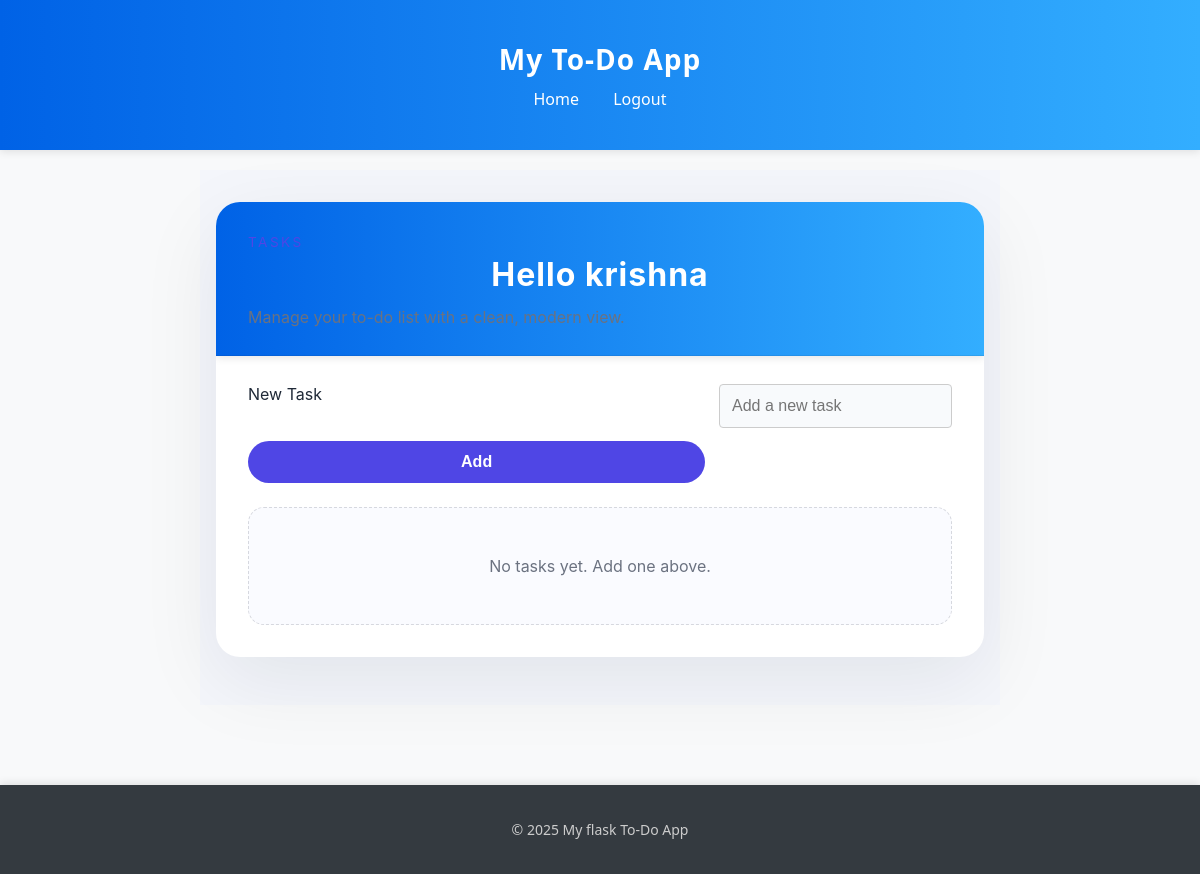
/tasks (signed in), run on an earlier commit of the app's database.
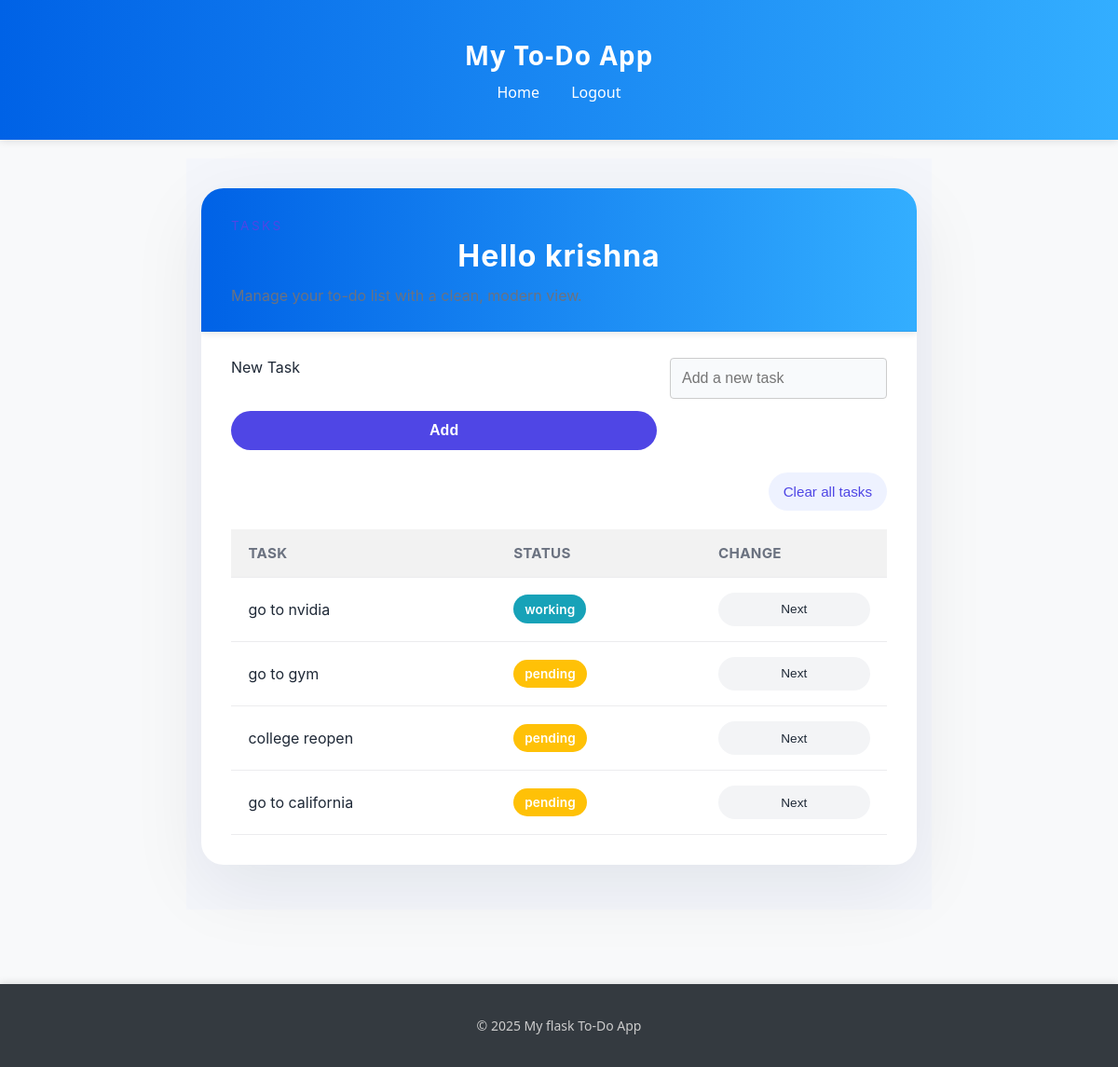
And on a later commit of the database.
### flask_to_do_list/app/models.py (models this page shows, shortened)
class Users(db.Model):
    id = db.Column(
        db.Integer,
        primary_key=True
    )
    username = db.Column(
        db.String(20),
        unique=True,
        nullable=False
    )
    password = db.Column(
        db.String(255),
        nullable=False
    )
    tasks = db.relationship(
        "Task",
        back_populates="user",
        cascade="all, delete"
    )

class Task(db.Model):
    id = db.Column(db.Integer, primary_key=True)
    title = db.Column(
        db.String(100),
        nullable=False
    )
    status = db.Column(
        db.String(20),
        default="pending"
    )
    user_id = db.Column(
        db.Integer,
        db.ForeignKey("users.id")
    )
    user = db.relationship(
        "Users",
        back_populates="tasks"
    )

### flask_to_do_list/app/routes/tasks.py (the view)
@tasks_bp.route('/tasks')
def view_tasks():
    if 'user_id' not in session:
        return redirect(url_for('auth.login'))
    user_id = session['user_id']
    tasks = Task.query.filter_by(user_id=user_id).all()
    if session.get('user_id'):
                passeduser = Users.query.get(session['user_id'])
    return render_template('tasks.html',tasks=tasks,passedusername=passeduser.username)

### flask_to_do_list/app/templates/tasks.html (shortened to what this page needs)
{% extends "base.html" %}
{% block content %}
<main class="page-container">
    <section class="task-panel card">
        <header class="panel-header">
            <div>
                <p class="page-label">Tasks</p>
                <h1 class="page-title">Hello {{ passedusername if passedusername else guest }}</h1>
                <p class="page-subtitle">Manage your to-do list with a clean, modern view.</p>
            </div>
        </header>
        <div class="panel-body">
            <form action="{{ url_for('tasks.add_task') }}" method="post" class="task-form task-form-inline">
                <label class="sr-only" for="task-title">New Task</label>
                <input id="task-title" type="text" name="title" placeholder="Add a new task" required>
                <button type="submit" class="btn btn-primary">Add</button>
            </form>
            {% if tasks %}
            <div class="task-actions">
                <form action="{{ url_for('tasks.clear_tasks') }}" method="post">
                    <button type="submit" class="btn btn-secondary btn-sm">Clear all tasks</button>
                </form>
            </div>
            <div class="task-table-wrap">
                <table class="task-table">
                    <thead>
                        <tr>
                            <th>Task</th>
                            <th>Status</th>
                            <th>Change</th>
                        </tr>
                    </thead>
                    <tbody>
                        {% for task in tasks %}
                        <tr>
                            <td>{{ task.title }}</td>
                            <td>
                                <span class="badge {{ task.status|lower }}">{{ task.status }}</span>
                            </td>
                            <td>
                                <form action="{{ url_for('tasks.toggle_status', task_id=task.id) }}" method="post">
                                    <button type="submit" class="btn btn-tertiary btn-small">Next</button>
                                </form>
                            </td>
                        </tr>
                        {% endfor %}
                    </tbody>
                </table>
            </div>
            {% else %}
            <div class="empty-state">
                <p>No tasks yet. Add one above.</p>
            </div>
            {% endif %}
        </div>
    </section>
</main>
{% endblock %}

### flask_to_do_list/app/templates/base.html (shortened to what this page needs)
<!DOCTYPE html>
<html lang="en">
<head>
    <link rel="stylesheet" href="{{ url_for('static', filename='css/style.css') }}">
</head>
<body>
    <header>
        <div class="container">
            <h1>My To-Do App</h1>
            <nav>
                <a href="/">Home</a>
                {% if 'user_id' in session %}
                <a href="{{ url_for('auth.logout')}}">Logout</a>
                {% else %}
                <a href="{{ url_for('auth.login')}}">Login</a>
                {% endif %}
            </nav>
        </div>
    </header>
        <main class="container">
                {% block content %}
                {% endblock %}
        </main>
    <footer>
        <div class="container">
            <p>&copy; {{2025}} My flask To-Do App</p>
        </div>
    </footer>
</body>
</html>

### flask_to_do_list/app/static/css/style.css (style rules this page uses)
body { margin: 0; font-family: 'Segoe UI', Tahoma, Geneva, Verdana, sans-serif; background: #f8f9fa; }
.container { max-width: 800px; margin: auto; padding: 20px; }
header { background: linear-gradient(to right, #0062E6, #33AeFF); color: white; padding: 20px 0; box-shadow: 0 2px 8px rgba(0, 0, 0, 0.1); }
header h1 { margin: 0; font-size: 28px; text-align: center; letter-spacing: 1px; }
nav { text-align: center; margin-top: 10px; }
nav a { color: white; text-decoration: none; margin: 0 15px; font-weight: 500; transition: color 0.3 ease; }
footer { background-color: #343a40; color: #ccc; padding: 15px 0; text-align: center; font-size: 14px; margin-top: 60px; box-shadow: 0 -2px 8px rgba(0, 0, 0, 0.1); }
footer p { margin: 0; }
.btn { background-color: #007bff; color: white; border: none; padding: 12px; width: 100%; font-size: 16px; border-radius: 4px; cursor: pointer; }
.task-form { display: flex; gap: 10px; margin-bottom: 25px; }
.task-form input[type="text"] { flex: 1; padding: 12px; font-size: 16px; border: 1px solid #ccc; border-radius: 4px; }
.task-form .btn { padding: 12px 20px; font-size: 16px; }
.task-table { width: 100%; border-collapse: collapse; }
.task-table th, .task-table td { text-align: left; padding: 12px; border-bottom: 1px solid #ddd; }
.task-table th { background-color: #f2f2f2; }
.badge { padding: 5px 10px; border-radius: 4px; font-weight: bold; color: white; }
.badge.pending { background-color: #ffc107; }
.badge.working { background-color: #17a2b8; }
.btn-small { font-size: 12px; padding: 6px 12px; border: none; background-color: #6c767d; color: white; border-radius: 4px; cursor: pointer; }

### flask_to_do_list/app/templates/tasks.html (style rules this page uses)
:root { --bg: #f4f6fb; --card: #ffffff; --text: #1f2937; --muted: #6b7280; --primary: #4f46e5; --primary-dark: #4338ca; --border: #d1d5db; --danger: #ef4444; }
.page-container { max-width: 1080px; margin: 0 auto; padding: 2rem 1rem 3rem; font-family: Inter, system-ui, -apple-system, BlinkMacSystemFont, "Segoe UI", sans-serif; color: var(--text); background: var(--bg); }
.task-panel { background: var(--card); box-shadow: 0 24px 80px rgba(15, 23, 42, 0.08); border-radius: 1.5rem; overflow: hidden; }
.panel-header { padding: 2rem 2rem 1.5rem; border-bottom: 1px solid rgba(15, 23, 42, 0.08); }
.page-label { margin: 0 0 0.5rem; font-size: 0.85rem; letter-spacing: 0.18em; text-transform: uppercase; color: var(--primary); }
.page-title { margin: 0; font-size: clamp(2rem, 2.5vw, 3rem); line-height: 1.05; }
.page-subtitle { margin: 0.75rem 0 0; color: var(--muted); max-width: 54ch; line-height: 1.7; }
.panel-body { padding: 1.75rem 2rem 2rem; }
.task-form { display: grid; grid-template-columns: 1fr auto; gap: 0.85rem; margin-bottom: 1.5rem; }
.task-form input { border: 1px solid var(--border); border-radius: 999px; padding: 0.95rem 1.2rem; background: #f8fafc; font-size: 1rem; color: var(--text); outline: none; transition: border-color 0.2s ease, box-shadow 0.2s ease; }
.task-form button { border: none; border-radius: 999px; padding: 0.95rem 1.15rem; cursor: pointer; font-weight: 600; letter-spacing: 0.01em; background: var(--primary); color: white; transition: transform 0.2s ease, background-color 0.2s ease; }
.task-actions { display: flex; justify-content: flex-end; margin-bottom: 1.2rem; }
.task-actions .btn { border-radius: 999px; padding: 0.75rem 1rem; background: #eef2ff; color: var(--primary); border: none; cursor: pointer; }
.task-table-wrap { overflow-x: auto; }
.task-table { width: 100%; border-collapse: collapse; min-width: 560px; background: white; }
.task-table th, .task-table td { padding: 1rem 1.15rem; text-align: left; border-bottom: 1px solid rgba(15, 23, 42, 0.08); }
.task-table th { color: var(--muted); font-size: 0.95rem; letter-spacing: 0.02em; text-transform: uppercase; }
.badge { display: inline-flex; align-items: center; justify-content: center; padding: 0.45rem 0.75rem; border-radius: 999px; font-size: 0.85rem; font-weight: 600; letter-spacing: 0.01em; }
.btn { display: inline-flex; align-items: center; justify-content: center; border-radius: 999px; padding: 0.75rem 1rem; border: 1px solid transparent; font-size: 0.95rem; }
.btn-tertiary { background: #f3f4f6; color: var(--text); }
.btn-small { font-size: 0.85rem; padding: 0.6rem 0.85rem; }

What changed in the data, as far as the page shows it:
added Task: title "go to nvidia", status "working"
added Task: title "go to gym", status "pending"
added Task: title "college reopen", status "pending"
added Task: title "go to california", status "pending"
Also different on the page:
text no longer shown: "No tasks yet. Add one above."
text now shown: "Clear all tasks TASK STATUS CHANGE"
